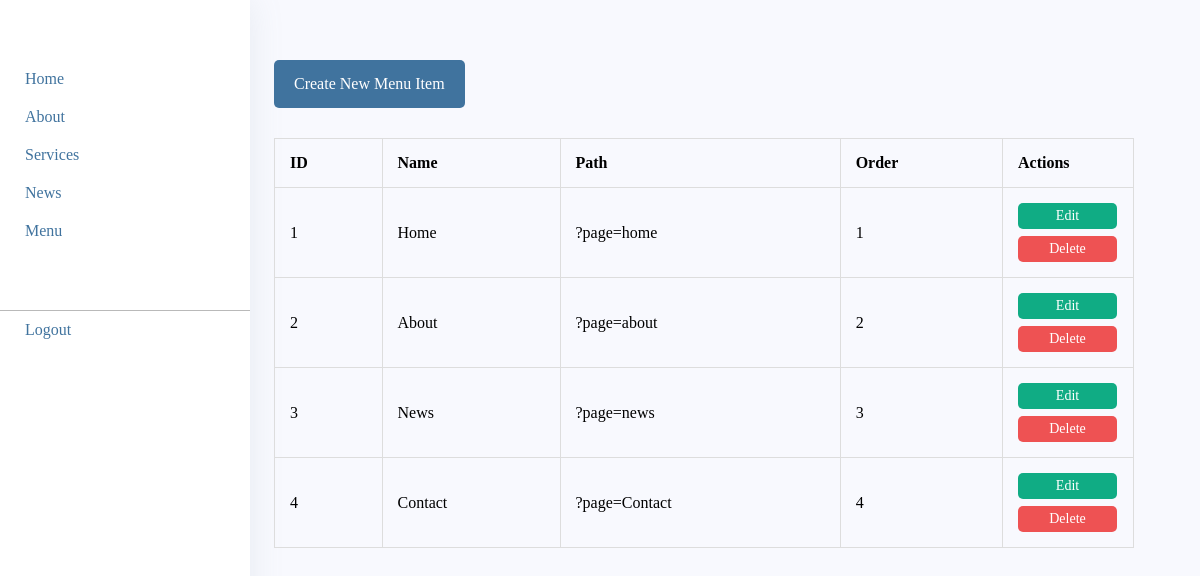
The page /admin/?page=menu (signed in) on the database as committed earlier.
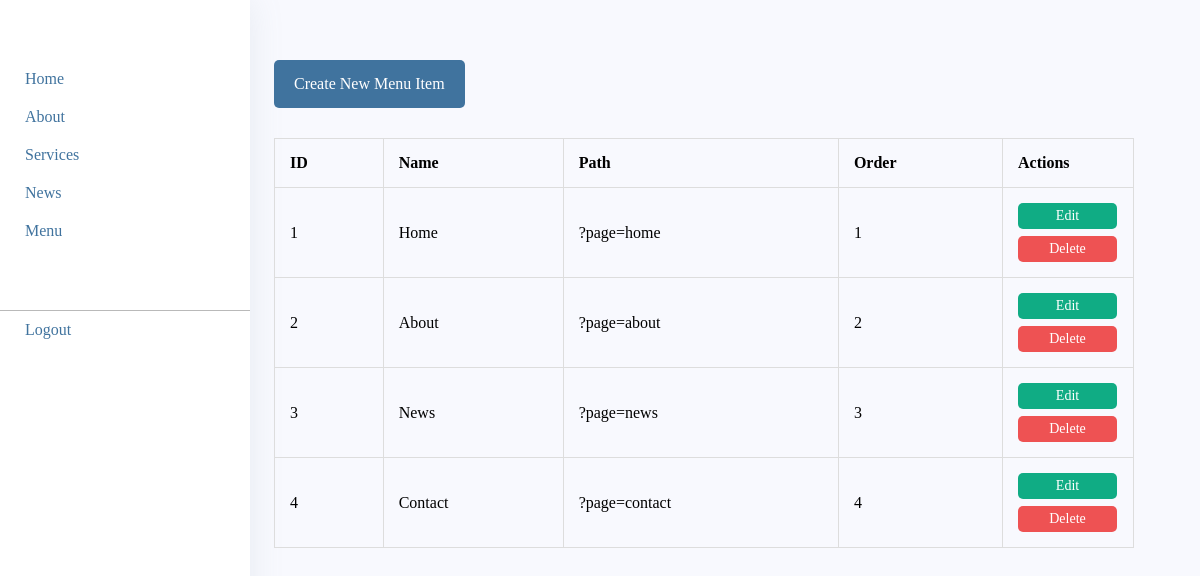
The same page on the database as committed later.
### tables this page shows
CREATE TABLE `menu` (
  `id` int(11) NOT NULL,
  `name` varchar(255) NOT NULL,
  `path` varchar(255) NOT NULL,
  `ord` int(11) NOT NULL
);

### config/AdminController.php (called while the page is built, shortened)
<?php
abstract Class AdminController{
    public $action;
    public function __construct($request){
        $this->action = isset($request['action']) && !empty($request['action']) ? $request['action']: "index";
    }
    public function renderView(){
        $this->{$this->action}();
        require_once "../views/admin/layout.php";
    }
}

### admin/index.php (called while the page is built, shortened)
<?php
require_once '../config/Database.php';
require_once "../config/AdminController.php";
$adminPage = new AdminPage($_GET);

### config/Database.php (called while the page is built, shortened)
<?php
class Database{
    protected $host = DB_HOST;
    protected $username = DB_USER;
    protected $password = DB_PASS;
    protected $dbName = DB_NAME;
    public $pdo;
    public function connect(){
        try{
            $this->pdo = new PDO("mysql:host=" . $this->host . ";dbname=" . $this->dbName, $this->username, $this->password);
        }catch(Exception $e){
            print_r($e->getMessage());
        }
    }
    public function getData($tableName){
        $data = [];
        $query = "SELECT * FROM " . $tableName;
        $sql = $this->pdo->prepare($query);
        $sql->execute();
        while($row = $sql->fetch()){
            $data[] = $row;
        }
        return $data;
    }
}

### models/admin/Menu.php (called while the page is built, shortened)
<?php
class Menu extends Model{
    public function getAllMenuItems(){
        return $this->getData('menu');
    }
}

### controllers/admin/MenuController.php (called while the page is built, shortened)
<?php
class MenuController extends AdminController{
    public function index(){
        $menu = new Menu();
        $this->data['menu'] = $menu->getAllMenuItems();
    }
}

### views/admin/pages/menu/index.php (the view)
<div>
    <a href="<?= HOST . 'admin/?page=menu&action=create' ?>" class="btn">Create New Menu Item</a>
</div>
<div class="table-container">
    <table>
    <tr>
        <th>ID</th>
        <th>Name</th>
        <th>Path</th>
        <th>Order</th>
        <th class="table-actions">Actions</th>
    </tr>
    <?php foreach($this->data['menu'] as $key => $value): ?>
        <tr>
            <td><?= $value['id'] ?></td>
            <td><?= $value['name'] ?></td>
            <td><?= $value['path'] ?></td>
            <td><?= $value['ord'] ?></td>
            <td>
                <a class="btn-edit btn-action" href="<?= HOST . 'admin/?page=menu&action=edit&id=' . $value['id']?>">Edit</a>
                <a class="btn-delete btn-action" data-id="<?= $value['id'] ?>" data-page="menu">Delete</a>
            </td>
        </tr>
    <?php endforeach; ?>
    </table>
</div>

Rows that differ between the two databases and show on the page:
changed menu "Contact": path "?page=Contact" → "?page=contact"
